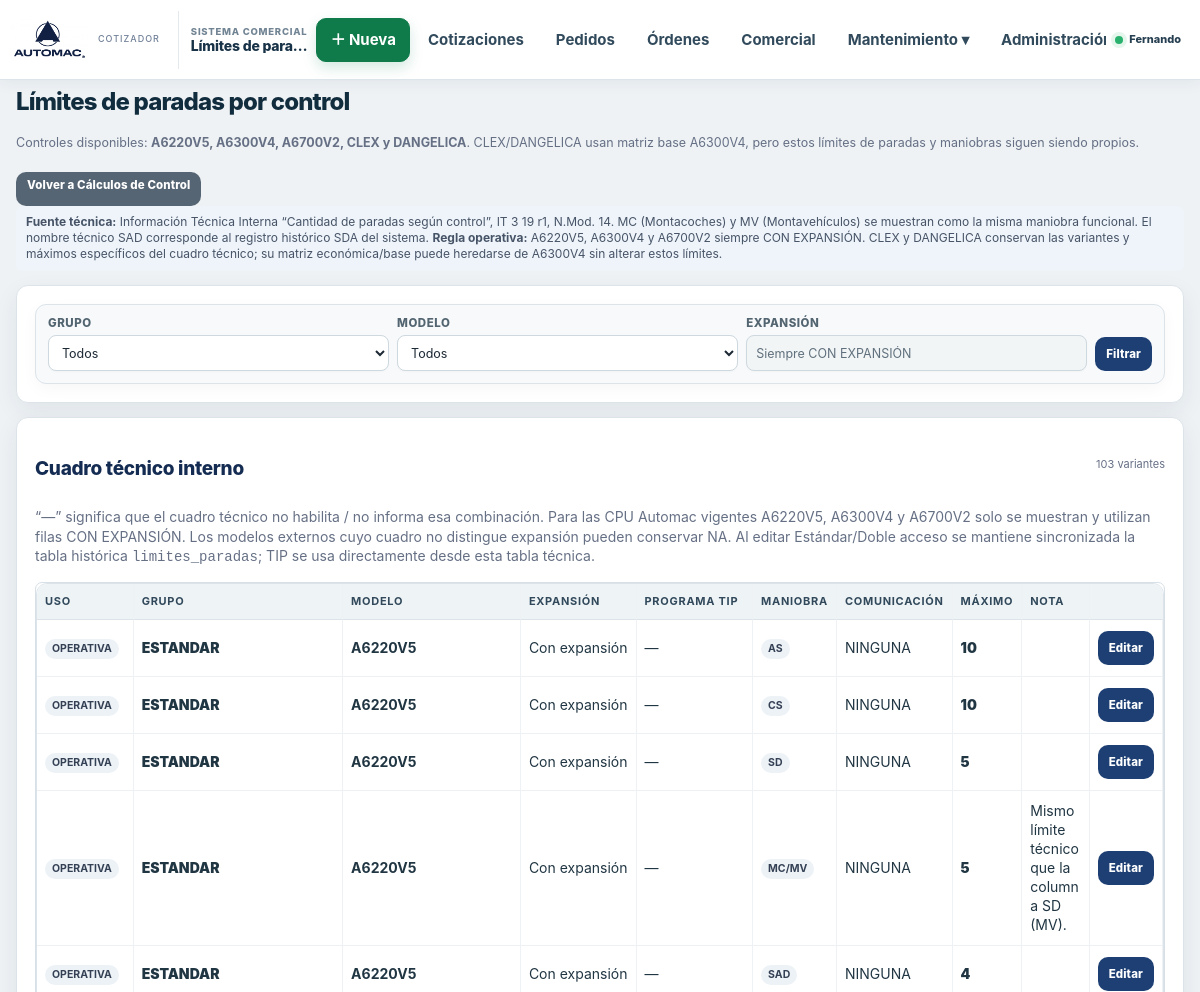
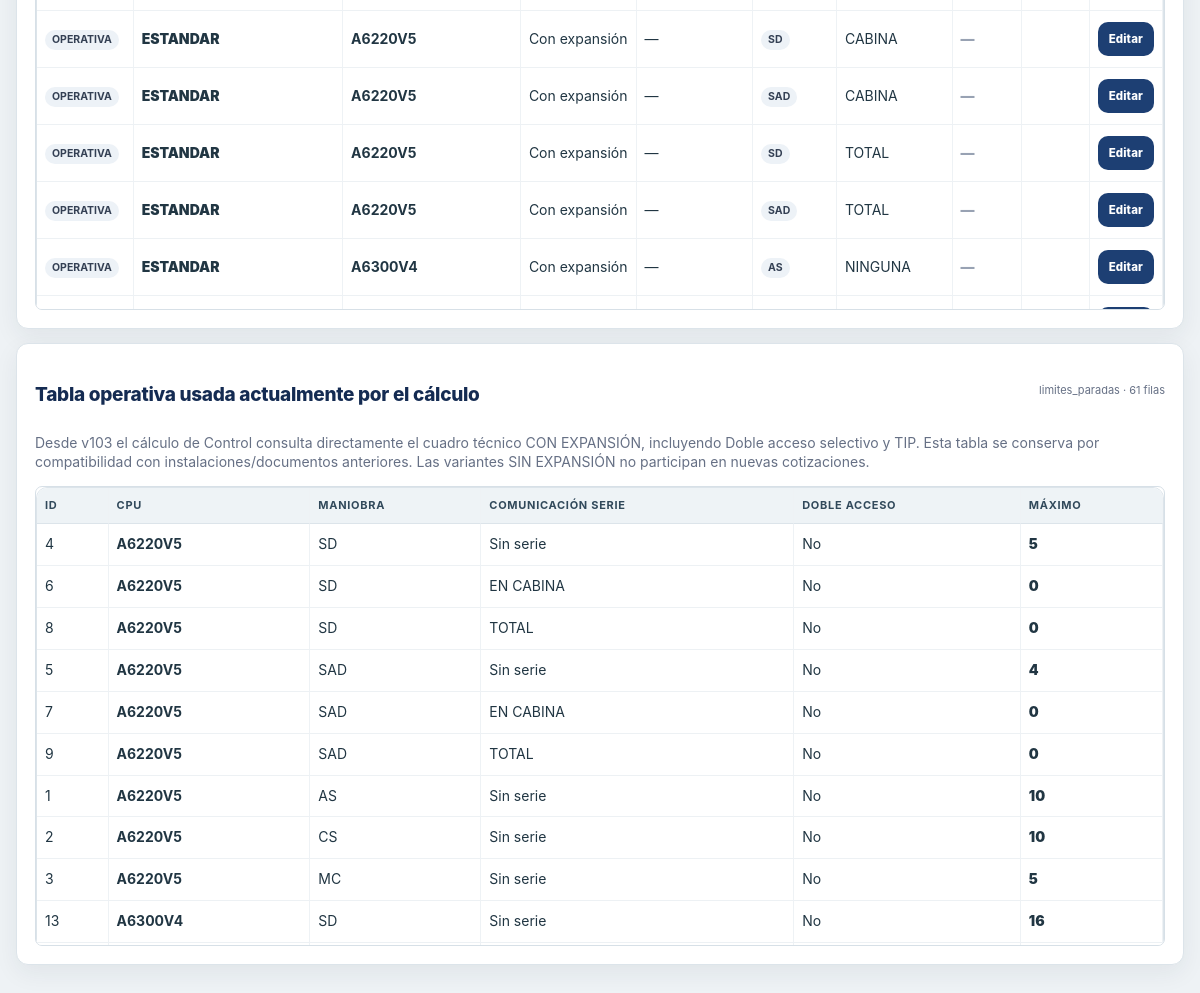
Screenshot of /limites_paradas.php (signed in) with the database file from the repository (2 pictures, top to bottom).
### tables this page shows
CREATE TABLE `limites_paradas_tecnicos` (
  `tecnico_id` int(10) UNSIGNED NOT NULL,
  `grupo` enum('ESTANDAR','DOBLE_ACCESO_SELECTIVO','TIP') NOT NULL,
  `modelo_control` varchar(100) NOT NULL,
  `expansion` enum('SI','NO','NA') NOT NULL DEFAULT 'NA',
  `maniobra` varchar(20) NOT NULL,
  `comunicacion` enum('NINGUNA','CABINA','TOTAL') NOT NULL DEFAULT 'NINGUNA',
  `programa_tip` varchar(40) NOT NULL DEFAULT '',
  `paradas_max` int(10) UNSIGNED DEFAULT NULL,
  `nota` varchar(255) DEFAULT NULL,
  `activo` enum('SI','NO') NOT NULL DEFAULT 'SI',
  `orden` int(11) NOT NULL DEFAULT 0,
  `actualizado_en` datetime NOT NULL DEFAULT current_timestamp() ON UPDATE current_timestamp()
);

CREATE TABLE `limites_paradas` (
  `Vparadas_id` int(10) UNSIGNED NOT NULL,
  `Vparadas_cpu` int(10) UNSIGNED NOT NULL,
  `Vparadas_maniobra` int(10) UNSIGNED NOT NULL,
  `Vparadas_comserie` int(10) UNSIGNED DEFAULT NULL,
  `Vparadas_dobleacceso` varchar(2) DEFAULT NULL,
  `Vparadas_paradasmax` int(10) UNSIGNED NOT NULL DEFAULT 0
);

CREATE TABLE `cpus` (
  `cpu_id` tinyint(3) UNSIGNED NOT NULL,
  `cpu_name` varchar(50) NOT NULL,
  `velocidad_max_mmin` decimal(8,2) DEFAULT NULL,
  `admite_encoder` enum('SI','NO') DEFAULT NULL,
  `cpu_matriz_base_id` tinyint(3) UNSIGNED DEFAULT NULL
);

CREATE TABLE `maniobras` (
  `maniobra_id` tinyint(3) UNSIGNED NOT NULL,
  `maniobra_name` varchar(30) NOT NULL
);

CREATE TABLE `comunicaciones_serie` (
  `comserie_id` tinyint(3) UNSIGNED NOT NULL,
  `comserie_name` varchar(30) NOT NULL
);

### limites_paradas.php (the view, shortened to what this page needs)
<?php
include 'conexion.php';
$conexion->set_charset('utf8mb4');
function e($v){return htmlspecialchars((string)$v,ENT_QUOTES,'UTF-8');}
function tablaExiste($c,$t){$s=$c->prepare("SELECT 1 FROM information_schema.tables WHERE table_schema=DATABASE() AND table_name=? LIMIT 1");$s->bind_param('s',$t);$s->execute();$ok=(bool)$s->get_result()->fetch_row();$s->close();return $ok;}
function limiteTecnicoOperativo($r){
  $modelo=(string)($r['modelo_control']??'');$exp=(string)($r['expansion']??'');$grupo=(string)($r['grupo']??'');
  $modelos=array('A6220V5'=>1,'A6300V4'=>2,'A6700V2'=>3,'CLEX'=>4,'CD2203 (Dangélica)'=>5);
  if(!isset($modelos[$modelo])) return null;
  $mani=(string)($r['maniobra']??'');$maniobras=array('AS'=>3,'CS'=>4,'MC/MV'=>5,'SD'=>1,'SAD'=>2);
  $com=(string)($r['comunicacion']??'NINGUNA');$comMap=array('NINGUNA'=>null,'CABINA'=>1,'TOTAL'=>3);
  if($grupo==='TIP') return array('cpu'=>$modelos[$modelo],'maniobra'=>$maniobras[$mani],'comserie'=>$comMap[$com],'doble'=>null,'tip'=>(string)($r['programa_tip']??''));
  return array('cpu'=>$modelos[$modelo],'maniobra'=>$maniobras[$mani],'comserie'=>$comMap[$com],'doble'=>$grupo==='DOBLE_ACCESO_SELECTIVO'?'SI':null);
}
$tecnicaOk=tablaExiste($conexion,'limites_paradas_tecnicos');
$grupo=trim((string)($_GET['grupo']??''));$modelo=trim((string)($_GET['modelo']??''));
$filas=[];$modelos=[];
if($tecnicaOk){
  $rm=$conexion->query("SELECT DISTINCT modelo_control FROM limites_paradas_tecnicos WHERE activo='SI' ORDER BY orden,modelo_control");while($rm&&$x=$rm->fetch_assoc())$modelos[]=$x['modelo_control'];
  $w=["activo='SI'"];$p=[];$t='';if($grupo!==''){$w[]='grupo=?';$p[]=$grupo;$t.='s';}if($modelo!==''){$w[]='modelo_control=?';$p[]=$modelo;$t.='s';}$w[]="expansion IN ('SI','NA')";
  $q='SELECT * FROM limites_paradas_tecnicos WHERE '.implode(' AND ',$w).' ORDER BY CASE grupo WHEN \'ESTANDAR\' THEN 1 WHEN \'DOBLE_ACCESO_SELECTIVO\' THEN 2 ELSE 3 END, orden, modelo_control, expansion, programa_tip, comunicacion, maniobra';
  $st=$conexion->prepare($q);if($p)$st->bind_param($t,...$p);$st->execute();$rr=$st->get_result();while($x=$rr->fetch_assoc())$filas[]=$x;$st->close();
}
$operativas=[];
$ro=$conexion->query("SELECT lp.*,c.cpu_name,m.maniobra_name,cs.comserie_name FROM limites_paradas lp JOIN cpus c ON c.cpu_id=lp.Vparadas_cpu JOIN maniobras m ON m.maniobra_id=lp.Vparadas_maniobra LEFT JOIN comunicaciones_serie cs ON cs.comserie_id=lp.Vparadas_comserie ORDER BY c.cpu_id,m.maniobra_id,lp.Vparadas_comserie,lp.Vparadas_dobleacceso");while($ro&&$x=$ro->fetch_assoc())$operativas[]=$x;
?>
<!doctype html><html lang="es"><head><meta charset="utf-8"><meta name="viewport" content="width=device-width,initial-scale=1"><title>Límites de paradas</title>
</head><body><div class="wrap"><?php require __DIR__.'/menu.php';?>
<div class="head"><div><h1>Límites de paradas por control</h1><p>Controles disponibles: <strong>A6220V5, A6300V4, A6700V2, CLEX y DANGELICA</strong>. CLEX/DANGELICA usan matriz base A6300V4, pero estos límites de paradas y maniobras siguen siendo propios.</p></div><a class="btn sec" href="administrar_matriz.php">Volver a Cálculos de Control</a></div>
<div class="source"><strong>Fuente técnica:</strong> Información Técnica Interna “Cantidad de paradas según control”, IT 3 19 r1, N.Mod. 14. MC (Montacoches) y MV (Montavehículos) se muestran como la misma maniobra funcional. El nombre técnico SAD corresponde al registro histórico SDA del sistema. <strong>Regla operativa:</strong> A6220V5, A6300V4 y A6700V2 siempre CON EXPANSIÓN. CLEX y DANGELICA conservan las variantes y máximos específicos del cuadro técnico; su matriz económica/base puede heredarse de A6300V4 sin alterar estos límites.</div>
<?php if(!$tecnicaOk):?><div class="alert warn"><strong>Falta ejecutar la migración v100.</strong> La tabla operativa sigue disponible abajo, pero la referencia técnica completa todavía no fue creada.</div><?php else:?>
<div class="card"><form class="filters" method="get"><div class="field"><label>Grupo</label><select name="grupo"><option value="">Todos</option></select></div><div class="field"><label>Modelo</label><select name="modelo"><option value="">Todos</option></select></div><div class="field"><label>Expansión</label><input value="Siempre CON EXPANSIÓN" readonly></div><button class="btn">Filtrar</button></form></div>
<div class="card"><div class="sectiontitle"><h2>Cuadro técnico interno</h2><span class="small"><?=count($filas)?> variantes</span></div><p class="small">“—” significa que el cuadro técnico no habilita / no informa esa combinación. Para las CPU Automac vigentes A6220V5, A6300V4 y A6700V2 solo se muestran y utilizan filas CON EXPANSIÓN. Los modelos externos cuyo cuadro no distingue expansión pueden conservar NA. Al editar Estándar/Doble acceso se mantiene sincronizada la tabla histórica <code>limites_paradas</code>; TIP se usa directamente desde esta tabla técnica.</p><div class="tablewrap"><table><thead><tr><th>Uso</th><th>Grupo</th><th>Modelo</th><th>Expansión</th><th>Programa TIP</th><th>Maniobra</th><th>Comunicación</th><th>Máximo</th><th>Nota</th><th></th></tr></thead><tbody><?php foreach($filas as $r):$id=(int)$r['tecnico_id'];$op=limiteTecnicoOperativo($r)!==null;?><tr><td><span class="tag"><?= $op?'OPERATIVA':'REFERENCIA'?></span></td><td class="grupo"><?=e(str_replace('_',' ',$r['grupo']))?></td><td><strong><?=e($r['modelo_control'])?></strong></td><td><?= $r['expansion']==='SI'?'Con expansión':($r['expansion']==='NO'?'Sin expansión':'—')?></td><td class="tipprog"><?=e($r['programa_tip']?:'—')?></td><td><span class="tag"><?=e($r['maniobra'])?></span></td><td><?=e($r['comunicacion'])?></td><td class="max"><?= $r['paradas_max']===null?'<span class="na">—</span>':(int)$r['paradas_max']?></td><td class="tipprog"><?=e($r['nota']??'')?></td><td><button type="button" class="btn" onclick="toggleEdit(<?=$id?>)">Editar</button></td></tr><tr id="edit<?=$id?>" class="edit"><td colspan="10"><form method="post" class="editform"><?= automacCsrfInput() ?><input type="hidden" name="tecnico_id" value="<?=$id?>"><div><label>Máximo (vacío = —)</label><input name="paradas_max" value="<?=e($r['paradas_max'])?>" inputmode="numeric"></div><div><label>Nota técnica</label><input name="nota" value="<?=e($r['nota']??'')?>"></div><div><label>Motivo obligatorio</label><input name="motivo" required placeholder="Ej.: corrección según revisión técnica"></div><button class="btn" type="submit">Guardar cambio</button></form></td></tr><?php endforeach;?></tbody></table></div></div>
<?php endif;?>
<div class="card"><div class="sectiontitle"><h2>Tabla operativa usada actualmente por el cálculo</h2><span class="small">limites_paradas · <?=count($operativas)?> filas</span></div><p class="small">Desde v103 el cálculo de Control consulta directamente el cuadro técnico CON EXPANSIÓN, incluyendo Doble acceso selectivo y TIP. Esta tabla se conserva por compatibilidad con instalaciones/documentos anteriores. Las variantes SIN EXPANSIÓN no participan en nuevas cotizaciones.</p><div class="tablewrap" style="max-height:460px"><table><thead><tr><th>ID</th><th>CPU</th><th>Maniobra</th><th>Comunicación serie</th><th>Doble acceso</th><th>Máximo</th></tr></thead><tbody><?php foreach($operativas as $r):?><tr><td><?= (int)$r['Vparadas_id']?></td><td><strong><?=e($r['cpu_name'])?></strong></td><td><?=e($r['maniobra_name'])?></td><td><?=e($r['comserie_name']??'Sin serie')?></td><td><?=strtoupper((string)$r['Vparadas_dobleacceso'])==='SI'?'Sí':'No'?></td><td class="max"><?= (int)$r['Vparadas_paradasmax']?></td></tr><?php endforeach;?></tbody></table></div></div>
</div><script>function toggleEdit(id){const x=document.getElementById('edit'+id);if(x)x.classList.toggle('open');}</script></body></html>

### cotizador-v15.css (style rules this page uses)
html { --v15-top:80px!important; --v15-nav:68px!important; }

### limites_paradas.php (style rules this page uses)
* { box-sizing:border-box }
body { font-family:Arial,sans-serif;background:#f3f6f9;margin:18px;color:#1d2939 }
.wrap { max-width:1600px;margin:auto }
.head { display:flex;justify-content:space-between;gap:15px;align-items:flex-start;flex-wrap:wrap }
.head h1 { margin:0;font-size:24px;color:#17324d }
.head p { margin:6px 0;color:#667085 }
.card { background:#fff;border:1px solid #d7e0e7;border-radius:10px;padding:14px;margin:14px 0 }
.filters { display:grid;grid-template-columns:repeat(3,minmax(180px,1fr)) auto;gap:8px;align-items:end }
.field label { display:block;font-size:11px;font-weight:800;color:#475467;margin-bottom:4px }
.field select,.field input { width:100%;padding:8px;border:1px solid #b9c5cf;border-radius:6px;background:#fff }
.btn { border:0;border-radius:6px;padding:9px 12px;background:#0b5cab;color:white;font-weight:800;cursor:pointer;text-decoration:none;display:inline-block }
.btn.sec { background:#566573 }
.tablewrap { overflow:auto;max-height:720px;border:1px solid #d7e0e7;border-radius:7px }
table { border-collapse:collapse;width:100%;font-size:12px;white-space:nowrap }
th,td { padding:8px;border-bottom:1px solid #e6ebef;border-right:1px solid #eef2f5;text-align:left }
th { position:sticky;top:0;background:#17324d;color:#fff;z-index:2 }
.tag { display:inline-block;padding:3px 7px;border-radius:999px;background:#edf2f7;color:#344054;font-weight:700 }
.max { font-size:14px;font-weight:900;color:#0b5cab }
.na { color:#98a2b3 }
.sectiontitle { display:flex;justify-content:space-between;align-items:center;gap:10px }
.sectiontitle h2 { margin:0;font-size:18px;color:#17324d }
.small { font-size:11px;color:#667085 }
.source { font-size:12px;color:#475467;background:#eef4fa;padding:8px 10px;border-radius:6px }
.grupo { font-weight:900 }
.tipprog { font-size:10px;color:#475467;white-space:normal;max-width:200px }

### rows the page displays
limites_paradas_tecnicos: shows "OPERATIVA", grupo "ESTANDAR", modelo_control "A6220V5", expansion "Con expansión", programa_tip "—", maniobra "AS", comunicacion "NINGUNA", paradas_max "10"
limites_paradas_tecnicos: shows "OPERATIVA", grupo "ESTANDAR", modelo_control "A6220V5", expansion "Con expansión", programa_tip "—", maniobra "CS", comunicacion "NINGUNA", paradas_max "10"
limites_paradas_tecnicos: shows "OPERATIVA", grupo "ESTANDAR", modelo_control "A6220V5", expansion "Con expansión", programa_tip "—", maniobra "SD", comunicacion "NINGUNA", paradas_max "5"
limites_paradas_tecnicos: shows "OPERATIVA", grupo "ESTANDAR", modelo_control "A6220V5", expansion "Con expansión", programa_tip "—", maniobra "MC/MV", comunicacion "NINGUNA", paradas_max "5", nota "Mismo límite técnico que la columna SD (MV)."
limites_paradas_tecnicos: shows "OPERATIVA", grupo "ESTANDAR", modelo_control "A6220V5", expansion "Con expansión", programa_tip "—", maniobra "SAD", comunicacion "NINGUNA", paradas_max "4"
limites_paradas_tecnicos: shows "OPERATIVA", grupo "ESTANDAR", modelo_control "A6220V5", expansion "Con expansión", programa_tip "—", maniobra "SD", comunicacion "CABINA"
limites_paradas_tecnicos: shows "OPERATIVA", grupo "ESTANDAR", modelo_control "A6220V5", expansion "Con expansión", programa_tip "—", maniobra "SAD", comunicacion "CABINA"
limites_paradas_tecnicos: shows "OPERATIVA", grupo "ESTANDAR", modelo_control "A6220V5", expansion "Con expansión", programa_tip "—", maniobra "SD", comunicacion "TOTAL"
limites_paradas_tecnicos: shows "OPERATIVA", grupo "ESTANDAR", modelo_control "A6220V5", expansion "Con expansión", programa_tip "—", maniobra "SAD", comunicacion "TOTAL"
limites_paradas_tecnicos: shows "OPERATIVA", grupo "ESTANDAR", modelo_control "A6300V4", expansion "Con expansión", programa_tip "—", maniobra "AS", comunicacion "NINGUNA"
limites_paradas: Vparadas_id "4", cpus.cpu_name "A6220V5", maniobras.maniobra_name "SD", comserie_name "Sin serie", shows "No", Vparadas_paradasmax "5"
limites_paradas: Vparadas_id "6", cpus.cpu_name "A6220V5", maniobras.maniobra_name "SD", comunicaciones_serie.comserie_name "EN CABINA", shows "No", Vparadas_paradasmax "0"
limites_paradas: Vparadas_id "8", cpus.cpu_name "A6220V5", maniobras.maniobra_name "SD", comunicaciones_serie.comserie_name "TOTAL", shows "No", Vparadas_paradasmax "0"
limites_paradas: Vparadas_id "5", cpus.cpu_name "A6220V5", maniobras.maniobra_name "SAD", comserie_name "Sin serie", shows "No", Vparadas_paradasmax "4"
limites_paradas: Vparadas_id "7", cpus.cpu_name "A6220V5", maniobras.maniobra_name "SAD", comunicaciones_serie.comserie_name "EN CABINA", shows "No", Vparadas_paradasmax "0"
limites_paradas: Vparadas_id "9", cpus.cpu_name "A6220V5", maniobras.maniobra_name "SAD", comunicaciones_serie.comserie_name "TOTAL", shows "No", Vparadas_paradasmax "0"
limites_paradas: Vparadas_id "1", cpus.cpu_name "A6220V5", maniobras.maniobra_name "AS", comserie_name "Sin serie", shows "No", Vparadas_paradasmax "10"
limites_paradas: Vparadas_id "2", cpus.cpu_name "A6220V5", maniobras.maniobra_name "CS", comserie_name "Sin serie", shows "No", Vparadas_paradasmax "10"
limites_paradas: Vparadas_id "3", cpus.cpu_name "A6220V5", maniobras.maniobra_name "MC", comserie_name "Sin serie", shows "No", Vparadas_paradasmax "5"
limites_paradas: Vparadas_id "13", cpus.cpu_name "A6300V4", maniobras.maniobra_name "SD", comserie_name "Sin serie", shows "No", Vparadas_paradasmax "16"

### other values shown
$tituloPaginaMenu "Límites de para…"
$nombreUsuarioMenu "Fernando"
count($filas) "103"
count($operativas) "61"
